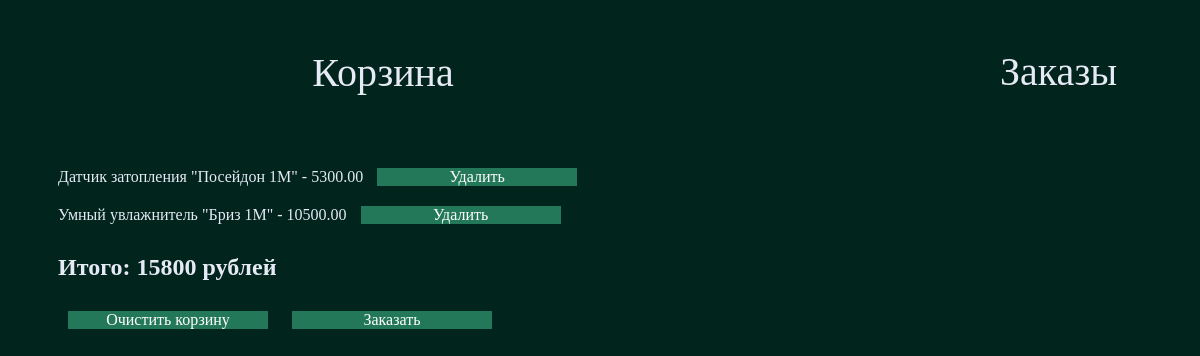
The page /accounts/profile/cart_detail/ (signed in) on the database its author committed.
### smarthouseblog/models.py (models this page shows, shortened)
class Blog(models.Model):
    username = models.ForeignKey(
        New_profile,
        verbose_name='Юзернейм',
        on_delete=models.PROTECT
    )
    title = models.CharField(
        max_length=48,
        verbose_name='Титл поста (Название устройства)'
    )
    text = models.TextField(
        max_length=448,
        verbose_name='Тело поста'
    )
    date = models.DateTimeField(
        auto_now_add=True
    )
    status = models.BooleanField(
        default=False,
        verbose_name='Опубликовать'
    )
    category = models.ForeignKey(
        Category,
        verbose_name='Категория',
        on_delete=models.PROTECT,
        default='2'
    )
    date_publication = models.DateTimeField(
        auto_now_add=True
    )
    raiting = models.FloatField(
        verbose_name='Рейтинг',
        default=0,
    )
    price = models.DecimalField(
        max_digits=10,
        decimal_places=2,
        default=0,
    )

### smarthouseblog/views.py (the view)
# urls.py: path('cart_detail/', cart_detail,  name='cart_detail'),
def cart_detail(request):
    cart = Cart.objects.filter(username__username=request.user).first()
    if cart is None:
        user = New_profile.objects.filter(username=request.user).first()
        cart = Cart.objects.create(username=user)
    context = {
        'cart': cart.product.all(),
        'summ': cart.product.aggregate(Sum('price')),
    }
    return render(request, 'smarthouseblog/cart_detail.html', context)

### smarthouseblog/templates/smarthouseblog/cart_detail.html (shortened to what this page needs)
<!DOCTYPE html>
{% load static %}
<html lang="en">
    <head>
        <link rel="stylesheet" href="{% static 'css/style.css' %}">
        <link rel="stylesheet" href='{% static "css/style.css" %}'>
    </head>
    <body>
    <div>
        <div style="display: inline-block;
         margin: 1px auto;
         position: absolute;
         width: 750px">
            <div><a class="decor" href = "{% url 'posts' %}">
                    <p class="title-blog">Корзина</p></a>
            </div>
        </div>
        <div style="position: fixed; left: 1000px">
                <a class="decor" href = "{% url 'order_detail' %}">
                    <p class="title-blog">Заказы</p>
                </a>
        </div>
    </div>
            <div style="position: relative;
                        bottom: -150px;
                        left: 50px;
                        width: 700px;">
            {% for i in cart %}
            <div>{{ i.title }} - {{i.price}} <a class="fcc-btn" href="{% url 'cart_del' product_id=i.pk %}">Удалить</a></div>
            {% endfor %}
            <h2>Итого: {{ summ.price__sum }} рублей</h2>
            <a class="fcc-btn" href="{% url 'cart_del_all' %}">Очистить корзину</a>
            <a class="fcc-btn" href="{% url 'order' %}">Заказать</a>
        </div>
    </body>
</html>

### smarthouseblog/static/css/style.css (style rules this page uses)
body { background-color: #01241c; color: #e5eaf5; }
.decor { text-decoration: none; }
.title-blog { text-align: center; color: #e5eaf5; font-size: 40px; height: 105px; }
.fcc-btn { width: 200px; margin: 10px; display: inline-flex; justify-content: center; background-color: #23785a; color: white; text-decoration: none; }

### rows shown on the page
Blog: title "Датчик затопления \"Посейдон 1М\"", price "5300.00"
Blog: title "Умный увлажнитель \"Бриз 1М\"", price "10500.00"

### other values the page prints
{{ summ.price__sum }} "15800"
